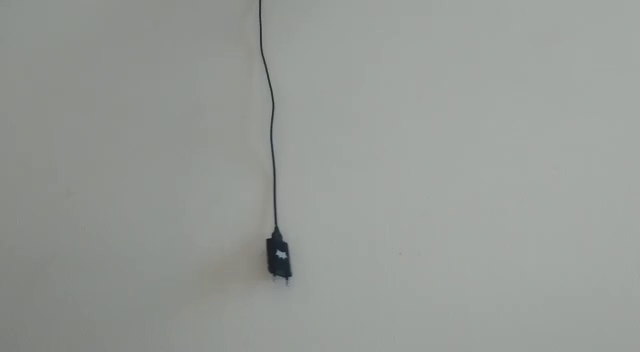
#> input picture TrabalhoFinal/fundo_branco/scene00002.png, 640 x 352 px, given as the content of the folder fundo_branco_gs, which was not available
$ python tracker.py
#> lines starting #> are read from the running program, lines starting #| are printed output that depends on the picture; pictures that were not available may be replaced by others from this repository, and a replacement may not be noted
from pathlib import Path
import os
import cv2 as cv
from matplotlib import pyplot as plt

def result_directory(method, video = '', type = ''):
    res = 'result_images/'

    match method:
        case 'cv.TM_SQDIFF':
            res = res + 'TM_SQDIFF/'
        case 'cv.TM_SQDIFF_NORMED':
            res = res + 'TM_SQDIFF_NORMED/'
        case 'cv.TM_CCORR':
            res = res + 'TM_CCORR/'
        case 'cv.TM_CCORR_NORMED':
            res = res + 'TM_CCORR_NORMED/'
        case 'cv.TM_CCOEFF':
            res = res + 'TM_CCOEFF/'
        case 'cv.TM_CCOEFF_NORMED':
            res = res + 'TM_CCOEFF_NORMED/'
    match video:
        case 'branco':
            res = res + 'fundo_branco/'
        case 'vermelho':
            res = res + 'fundo_vermelho/'
    match type:
        case 'match':
            res = res + 'match/'
        case 'track':
            res = res + 'track/'
    return res

def main():
    ## melhor metodo:
    # All the 6 methods for comparison in a list
    methods = ['cv.TM_CCOEFF', 'cv.TM_CCOEFF_NORMED', 'cv.TM_CCORR',
                'cv.TM_CCORR_NORMED', 'cv.TM_SQDIFF', 'cv.TM_SQDIFF_NORMED']
    videos = ['branco', 'vermelho']
    MIN_MAX_VALUES = list()

    for video in videos:
        if video == 'branco':
            file_directory = Path("fundo_branco_gs/")
        else:
            file_directory = Path("fundo_vermelho_gs/")
        for current_file in file_directory.iterdir():
            if current_file.is_file():
                with open(current_file, 'r') as data_file:
                    img = cv.imread(str(file_directory) + '/' + os.path.basename(current_file), 0)
#> img: shape (352, 640); min 26, max 171, mean 152.5
                    img2 = img.copy()
                    template = cv.imread('Template.png',0)
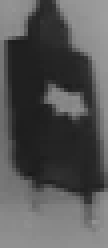
#> input picture TrabalhoFinal/Template.png, 27 x 62 px (shown 4 times larger)
#> template is the input picture: shape (62, 27); min 26, max 157, mean 85.3
                    w, h = template.shape[::-1]
#> w = 27; h = 62

                    for meth in methods:
                        img = img2.copy()
                        method = eval(meth)
                        # Apply template Matching
                        res = cv.matchTemplate(img,template,method)
                        min_val, max_val, min_loc, max_loc = cv.minMaxLoc(res)
                        MIN_MAX_VALUES.append((min_val, max_val))
                        # If the method is TM_SQDIFF or TM_SQDIFF_NORMED, take minimum
                        if method in [cv.TM_SQDIFF, cv.TM_SQDIFF_NORMED]:
                            top_left = min_loc
                        else:
                            top_left = max_loc
                        bottom_right = (top_left[0] + w, top_left[1] + h)
                        cv.rectangle(img,top_left, bottom_right, 255, 2)
                        save_dir = result_directory(meth, video, 'track')
                        print(save_dir + os.path.basename(current_file))
                        cv.imwrite(save_dir + os.path.basename(current_file), img)
                        save_dir = result_directory(meth, video, 'match')
                        plt.imsave(save_dir + os.path.basename(current_file), res)
#> this loop made 6 passes
#> (min_val, max_val, min_loc, top_left, bottom_right) on passes 1 to 4: (-1174289.4, 3633676.2, (274, 189), (265, 229), (292, 291)), (-0.566, 1, (236, 164), (265, 229), (292, 291)), (13265511, 23825562, (262, 215), (544, 128), (571, 190)), (0.779, 1, (270, 211), (265, 229), (292, 291))
#> (min_val, max_val, max_loc, top_left, bottom_right) on passes 5 to 6: (544, 14770986, (528, 131), (265, 229), (292, 291)), (3.45e-05, 0.562, (274, 189), (265, 229), (292, 291))
#> pass 1, in main, `res = cv.matchTemplate(img,template,method)`:
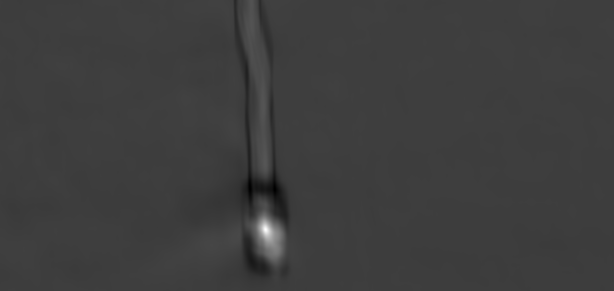
#> res: shape (291, 614) float32; min -1174289.4, max 3633676.2, mean -977.7; drawn with min black and max white
#> pass 1, in main, `cv.imwrite(save_dir + os.path.basename(current_file), img)`:
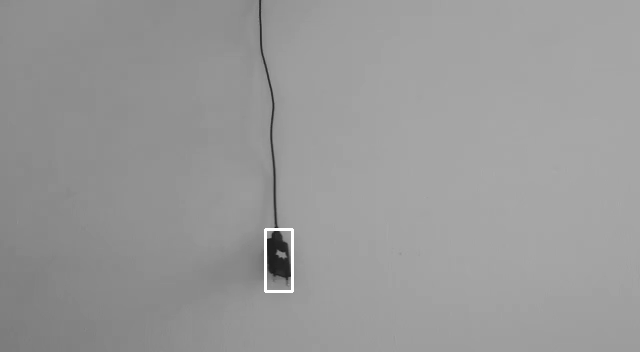
#> saved as scene00002.png: shape (352, 640); min 26, max 255, mean 152.8
#> pass 1, in main, `plt.imsave(save_dir + os.path.basename(current_file), res)`:
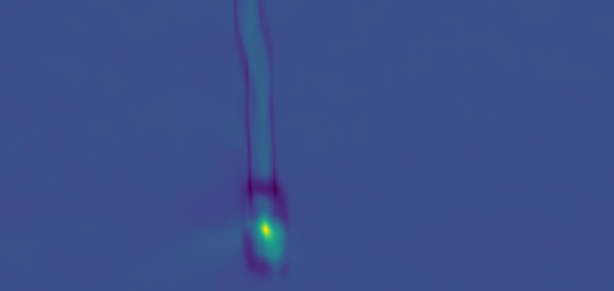
#> saved as scene00002.png: shape (291, 614, 3); mean R, G, B 59.3, 79.6, 137.8
#> pass 2, in main, `res = cv.matchTemplate(img,template,method)`:
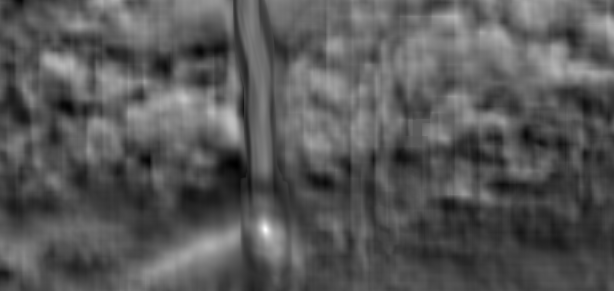
#> res: shape (291, 614) float32; min -0.566, max 1, mean -0.0263; drawn with min black and max white
#> after the loop:
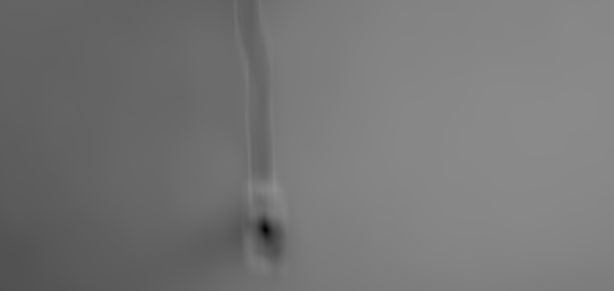
#> res: shape (291, 614) float32; min 3.45e-05, max 0.562, mean 0.462
#> after the loop, MIN_MAX_VALUES = [(-1174289.4, 3633676.2), (-0.566, 1), (13265511, 23825562), (0.779, 1), (544, 14770986), (3.45e-05, 0.562)]

        if video == 'branco':
            MIN_MAX_VALUES_W = MIN_MAX_VALUES.copy()
#> MIN_MAX_VALUES_W has the same summary as MIN_MAX_VALUES
            MIN_MAX_VALUES = list()

    #organizar a tabela
    for video in videos:
        i = 0

        if video == 'branco':
            VALUES_LIST = MIN_MAX_VALUES_W.copy()
        else:
            VALUES_LIST = MIN_MAX_VALUES.copy()

        for method in methods:
            max_len_n = len('frame_300')
            max_len_v = 20
            directory = open(result_directory(method, video = video) + "min_max_v.txt", "w")

            directory.write("{0} {1} {2}\n".format(
                'frame'.ljust(max_len_n),
                'min value'.ljust(max_len_v),
                'max_value'.ljust(max_len_v)
            ))
            directory.write("--------------------------------------------------\n")

            for num in range (299):
                if num < 8:
                    row_name = 'frame_00' + str(num+2)
                elif num < 98:
                    row_name = 'frame_0' + str(num+2)
                else:
                    row_name = 'frame_' + str(num+2)
                directory.write("{0} {1} {2}\n".format(
                    row_name.ljust(max_len_n),
                    str(VALUES_LIST[i + num*6][0]).ljust(max_len_v),
                    str(VALUES_LIST[i + num*6][1]).ljust(max_len_v)
                ))
            i = i+1
            directory.close()

if __name__ == "__main__":
#> (the run stopped early here; a loop or call above may not have finished)
